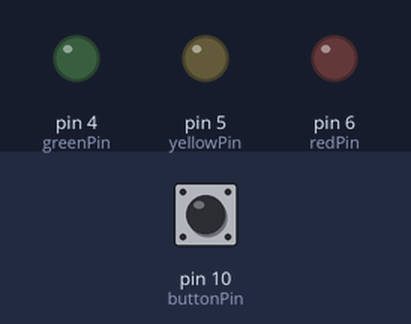
This sketch was run on a simulated Arduino Uno, built with avr-gcc and run on an emulated ATmega328P. Parts: output pins drawn as LEDs (lit = HIGH). The test bench sets the inputs (shaded band); at power-on: pin 10 (buttonPin) LOW.

Above: at 1.2 s.
1.3 s: pin 10 (buttonPin) pulled HIGH for 3.2 s
At 5.2 s:
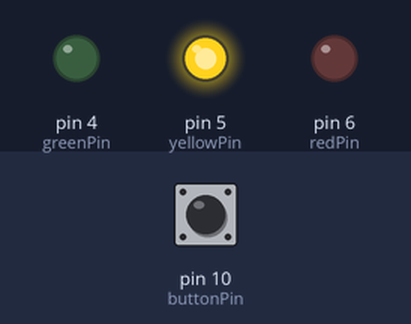
6.0 s: pin 10 (buttonPin) pulled HIGH for 0.15 s
At 6.4 s:
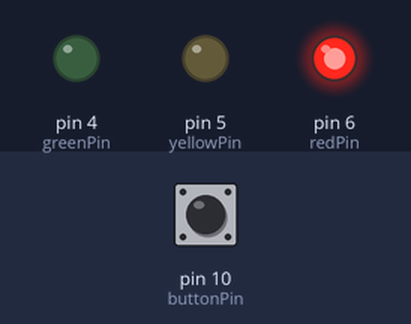
7.6 s: pin 10 (buttonPin) pulled HIGH for 1 s
At 8.9 s:
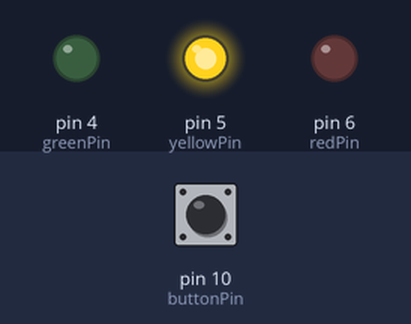
Timing chart, 0 to 10.6 s (numbered marks = the images above; inputs shaded):
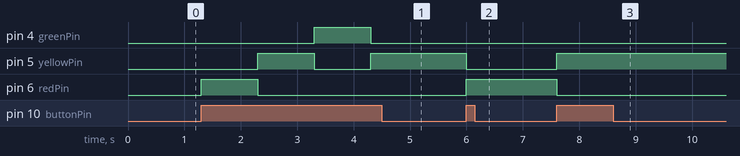

The sketch:

Project_05_traffic_signal_case.ino
```cpp
/*##################  TRAFFIC SIGNAL EXAMPLE W/SELECT-CASE #####################
       This code builds on the Traffic Signal Example.  It replaces the cascading
       if-then-else statements with a select/case structure.

       We also change how the state table works a little bit as well.


   From: Mike Myers (http://mikemyers.me)  @netnutmike
       Let's Make It Episode 6 (http://tech-zen.tv/index.php/shows/let-s-make-it/episodes/59-sensor-fun-with-arduino-1-massive-failure-but-4-successes-let-s-make-it-episode-6)

       http://tech-zen.tv

       For the sample code, show notes, contact information and many more
       videos, visit the show page at http://tech-zen.tv/letsmakeit

       Please subscribe to our YouTube channel or our netcasts at any of
       your favorite netcast / podcast outlets.

       We normally record Let's Make It live on Tuesday evenings around
       7pm eastern. You can watch it live by going to tech-zen.tv and clicking
       the live link at the top of the page.

       We also have a community setup for our viewers and listeners. You can
       join the community by going to community.tech-zen.tv.

       We love input on what you would like to know or if you have an idea for
       a new Let's Make it episode, you can contact us via email or phone at
       the show information page.
################################################################################*/

//Define the pins used for the LED's for Light 1
int redPin = 6;
int yellowPin = 5;
int greenPin = 4;

//Define the Pin used for the button
int buttonPin = 10;

//Define the variable that is used to remember the state of the light
int state = 0;

//=================================================================
//
// Function: setup
//
// Input: none
//
// Description:
//      In the setup routine, setup the pins for the input or
//      output depending on how they are going to be used
//=================================================================

void setup()
{
  pinMode(redPin, OUTPUT);
  pinMode(yellowPin, OUTPUT);
  pinMode(greenPin, OUTPUT);
  pinMode(buttonPin, INPUT);
}

//=================================================================
//
// Function: loop
//
// Input: none
//
// Description:
//      This function will continuosly loop.  If the button is
//      pressed it will cylcle through the 4 different states
//=================================================================

void loop()
{
  if (digitalRead(buttonPin))
  {
    switch (state) {
      case 0:
        setLights(HIGH, LOW, LOW);
        break;

      case 1:
        setLights(LOW, HIGH, LOW);
        break;

      case 2:        //coments go out here
        setLights(LOW, LOW, HIGH);
        break;

      case 3:
        setLights(LOW, HIGH, LOW);
        break;
    }

    ++state;
    if (state > 3)
      state = 0;

    delay(1000);
  }
}

//=================================================================
//
// Function: setLights
//
// Input: Status of the Red, Yellow and Green Lights
//
// Description:
//      This function takes as input the state of each of the
//      colored LED's and turns them either on or off depending
//      on the status passed in.
//=================================================================

void setLights(int red, int yellow, int green)
{
  digitalWrite(redPin, red);
  digitalWrite(yellowPin, yellow);
  digitalWrite(greenPin, green);
}
```

Measured:
- after the input at 1.3 s, pin 4 (greenPin): LOW → HIGH after 2.0 s, → LOW 1.0 s later; pin 5 (yellowPin): LOW → HIGH after 1.0 s, → LOW 1.0 s later, → HIGH 1.0 s later; pin 6 (redPin): LOW → HIGH at once, → LOW 1.0 s later
- after the input at 6.0 s, pin 5 (yellowPin): HIGH → LOW at once; pin 6 (redPin): LOW → HIGH at once
- after the input at 7.6 s, pin 5 (yellowPin): LOW → HIGH at once; pin 6 (redPin): HIGH → LOW at once
